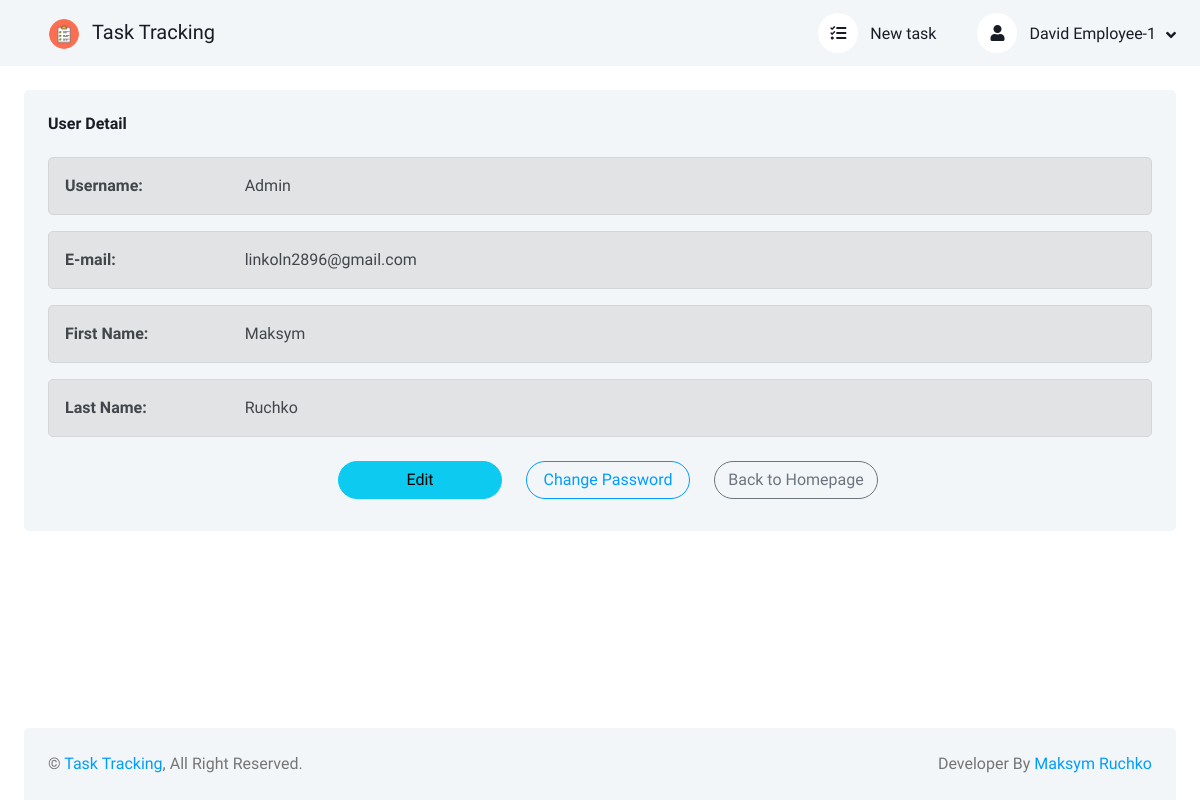
Screenshot of /user-1/ (signed in) with the database file from the repository.
### users/models.py (models this page shows, shortened)
class CustomUser(AbstractUser):
    email = models.EmailField("E-mail", unique=True)
    username = models.CharField("Username", max_length=150, blank=True, null=True, unique=True)
    date_joined = models.DateTimeField("Date joined", default=timezone.now, blank=True, null=True)
    USERNAME_FIELD = 'email'
    REQUIRED_FIELDS = []
    objects = CustomUserManager()
    def get_absolute_url(self):
        return reverse('user_detail', kwargs={'pk': str(self.id)})
    class Meta:
        verbose_name = 'User'
        verbose_name_plural = 'Users'
        ordering = ['id']

### tasks/views.py (the view)
# urls.py: path('user-<int:pk>/', UserDetailView.as_view(), name='user_detail'),
class UserDetailView(LoginRequiredMixin, DetailView):
    model = get_user_model()
    slug_field = 'username'
    slug_url_kwarg = 'username'
    context_object_name = 'user_detail'
    template_name = 'tasks/user_detail.html'
    login_url = 'login'

### tasks/templates/tasks/user_detail.html (shortened to what this page needs)
{% extends 'base.html' %}
{% load static %}
{% block content %}
<div class="row g-4">
    <div class="col-sm-12 col-xl-12">
        <div class="bg-light rounded h-100 p-4">
            <h6 class="mb-4">User Detail</h6>
            <div class="alert alert-secondary" role="alert">
                <div class="row g-2">
                    <div class="col-sm-12 col-xl-2">
                        <strong>Username:</strong>
                    </div>
                    <div class="col-sm-12 col-xl-10">
                        {{ user_detail.username }}
                    </div>
                </div>
            </div>
            <div class="alert alert-secondary" role="alert">
                <div class="row g-2">
                    <div class="col-sm-12 col-xl-2">
                        <strong>E-mail:</strong>
                    </div>
                    <div class="col-sm-12 col-xl-10">
                        {{ user_detail.email }}
                    </div>
                </div>
            </div>
            <div class="alert alert-secondary" role="alert">
                <div class="row g-2">
                    <div class="col-sm-12 col-xl-2">
                        <strong>First Name:</strong>
                    </div>
                    <div class="col-sm-12 col-xl-10">
                        {{ user_detail.first_name }}
                    </div>
                </div>
            </div>
            <div class="alert alert-secondary" role="alert">
                <div class="row g-2">
                    <div class="col-sm-12 col-xl-2">
                        <strong>Last Name:</strong>
                    </div>
                    <div class="col-sm-12 col-xl-10">
                        {{ user_detail.last_name }}
                    </div>
                </div>
            </div>
            <div class="row form-floating justify-content-center">
                <div class="col-sm-4 col-xl-2">
                    <a href="{% url 'user_update' user_detail.pk %}" class="btn btn-info rounded-pill m-2 col-sm-12 col-xl-12">
                        Edit
                    </a>
                </div>
                <div class="col-sm-4 col-xl-2">
                    <a href="{% url 'password_change' %}" class="btn btn-outline-primary rounded-pill m-2 col-sm-12 col-xl-12">
                        Change Password
                    </a>
                </div>
                <div class="col-sm-4 col-xl-2">
                    <a href="{% url 'home' %}" class="btn btn-outline-secondary rounded-pill m-2 col-sm-12 col-xl-12">
                        Back to Homepage
                    </a>
                </div>
            </div>
        </div>
    </div>
</div>
{% endblock content %}

### tasks/templates/base.html (shortened to what this page needs)
<!DOCTYPE html>
{% load static %}
<html lang="en">
<head>
    <link href="https://cdnjs.cloudflare.com/ajax/libs/font-awesome/5.10.0/css/all.min.css" rel="stylesheet">
    <link href="https://cdn.jsdelivr.net/npm/bootstrap-icons@1.4.1/font/bootstrap-icons.css" rel="stylesheet">
    <link href="{% static 'tasks/lib/owlcarousel/assets/owl.carousel.min.css' %}" rel="stylesheet">
    <link href="{% static 'tasks/lib/tempusdominus/css/tempusdominus-bootstrap-4.min.css' %}" rel="stylesheet" />
    <link href="{% static 'tasks/css/bootstrap.min.css' %}" rel="stylesheet">
    <link href="{% static 'tasks/css/style.css' %}" rel="stylesheet">
</head>
<body>
<div class="container-xxl position-relative bg-white d-flex p-0">
    <div class="content open d-flex flex-column min-vh-100">
        <nav class="navbar navbar-expand bg-light navbar-light sticky-top px-4 py-0">
            <div class="navbar-nav align-items-center">
                <div class="navbar-brand">
                    <a href="{% url 'home' %}" class="nav-link">
                        <img class="rounded-circle me-lg-2" src="{% static 'tasks/img/checklist.png' %}" alt="Logo" style="width: 30px; height: 30px;">
                        <span class="d-none d-lg-inline-flex">Task Tracking</span>
                    </a>
                </div>
            </div>
            <div class="navbar-nav align-items-center ms-auto">
                <div class="nav-item dropdown me-lg-3">
                    <a href="{% url 'task_create' %}" class="nav-link">
                        <i class="fas fa-tasks me-lg-2"></i>
                        <span class="d-none d-lg-inline-flex">New task</span>
                    </a>
                </div>
                <div class="nav-item dropdown">
                    {% if user.is_authenticated %}
                    <a href="#" class="nav-link dropdown-toggle" data-bs-toggle="dropdown">
                        <i class="fas fa-user me-lg-2"></i>
                        {% if not user.first_name and not user.last_name %}
                        <span class="d-none d-lg-inline-flex">{{ user.username }}</span>
                        {% else %}
                        <span class="d-none d-lg-inline-flex">{{ user.first_name }} {{ user.last_name }}</span>
                        {% endif %}
                    </a>
                    {% endif %}
                </div>
            </div>
        </nav>
        <div class="container-fluid pt-4 px-4 flex-grow-1">
            {% block content %}
            {% endblock content %}
        </div>
        <div class="container-fluid pt-4 px-4">
            <div class="bg-light rounded-top p-4">
                <div class="row">
                    <div class="col-12 col-sm-6 text-center text-sm-start">
                        &copy; <a href="{% url 'home' %}">Task Tracking</a>, All Right Reserved.
                    </div>
                    <div class="col-12 col-sm-6 text-center text-sm-end">
                        Developer By <a href="https://t.me/lucky4move">Maksym Ruchko</a>
                    </div>
                </div>
            </div>
        </div>
    </div>
</div>
</body>
</html>

### tasks/static/tasks/css/style.css (style rules this page uses)
:root { --primary: #009CFF; --light: #F3F6F9; --dark: #191C24; }
.btn { transition: .5s; }
.content { margin-left: 250px; min-height: 100vh; background: #FFFFFF; transition: 0.5s; }
@media (min-width: 992px) { .content { width: calc(100% - 250px); } }
@media (min-width: 992px) { .content.open { width: 100%; margin-left: 0; } }
.content .navbar .navbar-nav .nav-link { margin-left: 25px; padding: 12px 0; color: var(--dark); outline: none; }
.content .navbar .sidebar-toggler, .content .navbar .navbar-nav .nav-link i { width: 40px; height: 40px; display: inline-flex; align-items: center; justify-content: center; background: #FFFFFF; border-radius: 40px; }
.content .navbar .dropdown-toggle::after { margin-left: 6px; vertical-align: middle; border: none; content: "\f107"; font-family: "Font Awesome 5 Free"; font-weight: 900; transition: .5s; }

### rows the page displays
CustomUser: first_name "David", last_name "Employee-1"
CustomUser: username "Admin", email "linkoln2896@gmail.com", first_name "Maksym", last_name "Ruchko"
